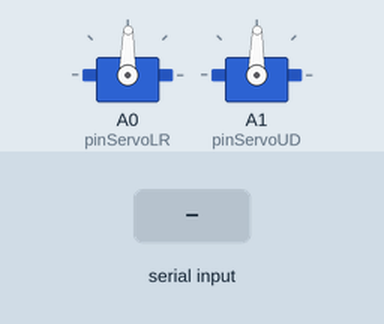
Simulated run of this sketch. Board: ATtiny85, built with avr-gcc and run on an emulated ATtiny85. On the bench: 2 × servo. The test bench sets the inputs (shaded band). What the sketch prints to the serial monitor is not drawn.

Above: at 1.2 s.
1.3 s: "X" received over Serial
At 1.9 s:
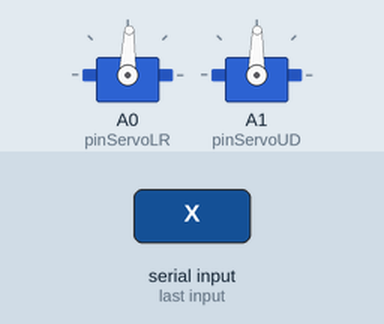
2.8 s: "Y" received over Serial
At 4.2 s:
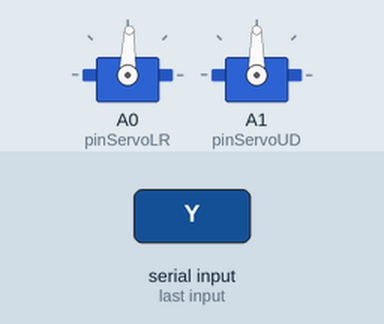
Timing chart, 0 to 5.8 s (numbered marks = the images above; inputs shaded):
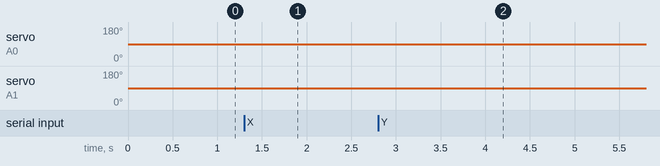

The sketch:

servopy.ino
```cpp
#include <SoftwareServo.h>

SoftwareServo servoLR;  // create servo object to control a servo
SoftwareServo servoUD;  // create servo object to control a servo

#define pinServoLR A0
#define pinServoUD A1

int speedLR = 1;
int speedUD = 1;
int limits[2] = {2,180};  // set limitations (min/max: 0->180)
boolean refresh = false;  // toggle refresh on/off


void setup()
{
  Serial.begin(9600);

  // attaches the servo on pin to the servo object
  servoLR.attach(pinServoLR);
  servoUD.attach(pinServoUD);

  // init angle of servo inbetween two limitations
  servoLR.write((limits[1]-limits[0])/2);
  servoUD.write((limits[1]-limits[0])/2);

}


void loop()
{
  // refresh angle
  int angleLR = servoLR.read();
  int angleUD = servoUD.read();

  // change direction when limits
  if (angleLR >= limits[1]){
     speedLR = speedLR;
     angleLR = limits[1];
  }

  if(angleLR <= limits[0]) {
    speedLR = speedLR;
    angleLR = limits[0];
  }

  if (angleUD >= limits[1]){
    speedUD = speedUD;
    angleUD = limits[1];
  }

  if(angleUD <= limits[0]) {
    speedUD = speedUD;
    angleUD = limits[0];
  }


  if (Serial.available() > 0){
    char inByte = Serial.read();
    switch(inByte)
    {
      case 'X':
            servoLR.write(angleLR - speedLR);
            break;

      case 'x':
            servoLR.write(angleLR + speedLR);
            break;

      case  'Y':
            servoUD.write(angleUD + speedUD);
            break;

      case  'y':
            servoUD.write(angleUD - speedUD);
            break;

    }

  }

  Serial.println(angleLR);

  // set refresh one time / 2
  refresh = refresh ? false : true;
  if (refresh) SoftwareServo::refresh();


}
```

Measured:
- after the input at 1.3 s, servo on A0 (pinServoLR): 89° → 88° at once
- after the input at 2.8 s, servo on A1 (pinServoUD): 89° → 90° at once
